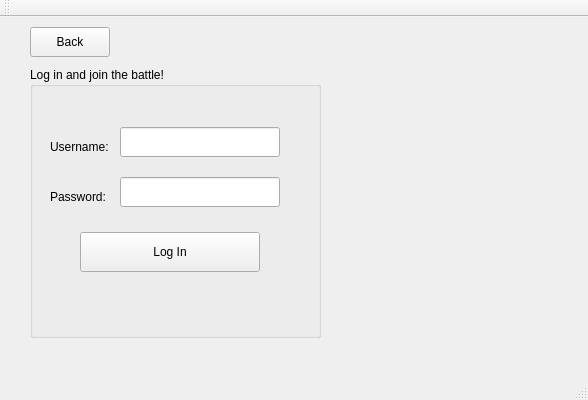
<?xml version="1.0" encoding="UTF-8"?>
<ui version="4.0">
 <class>LogInMenuClass</class>
 <widget class="QMainWindow" name="LogInMenuClass">
  <property name="geometry">
   <rect>
    <x>0</x>
    <y>0</y>
    <width>588</width>
    <height>400</height>
   </rect>
  </property>
  <property name="windowTitle">
   <string>LogInMenu</string>
  </property>
  <widget class="QWidget" name="centralWidget">
   <widget class="QGroupBox" name="groupBox">
    <property name="geometry">
     <rect>
      <x>30</x>
      <y>50</y>
      <width>291</width>
      <height>271</height>
     </rect>
    </property>
    <property name="title">
     <string>Log in and join the battle!</string>
    </property>
    <widget class="QLabel" name="usernameLabel">
     <property name="geometry">
      <rect>
       <x>20</x>
       <y>70</y>
       <width>70</width>
       <height>20</height>
      </rect>
     </property>
     <property name="text">
      <string>Username:</string>
     </property>
    </widget>
    <widget class="QLabel" name="passwordLabel">
     <property name="geometry">
      <rect>
       <x>20</x>
       <y>120</y>
       <width>70</width>
       <height>20</height>
      </rect>
     </property>
     <property name="text">
      <string>Password:</string>
     </property>
    </widget>
    <widget class="QLineEdit" name="usernameLineEdit">
     <property name="geometry">
      <rect>
       <x>90</x>
       <y>60</y>
       <width>160</width>
       <height>30</height>
      </rect>
     </property>
    </widget>
    <widget class="QLineEdit" name="passwordLineEdit">
     <property name="geometry">
      <rect>
       <x>90</x>
       <y>110</y>
       <width>160</width>
       <height>30</height>
      </rect>
     </property>
    </widget>
    <widget class="QPushButton" name="logIn2PushButton">
     <property name="geometry">
      <rect>
       <x>50</x>
       <y>165</y>
       <width>180</width>
       <height>40</height>
      </rect>
     </property>
     <property name="text">
      <string>Log In</string>
     </property>
    </widget>
    <widget class="QLabel" name="errorLabel">
     <property name="geometry">
      <rect>
       <x>20</x>
       <y>220</y>
       <width>251</width>
       <height>31</height>
      </rect>
     </property>
     <property name="text">
      <string/>
     </property>
    </widget>
   </widget>
   <widget class="QLabel" name="LogInImage">
    <property name="geometry">
     <rect>
      <x>350</x>
      <y>70</y>
      <width>211</width>
      <height>251</height>
     </rect>
    </property>
    <property name="text">
     <string/>
    </property>
   </widget>
   <widget class="QPushButton" name="back1PushButton">
    <property name="geometry">
     <rect>
      <x>30</x>
      <y>10</y>
      <width>80</width>
      <height>30</height>
     </rect>
    </property>
    <property name="text">
     <string>Back</string>
    </property>
   </widget>
  </widget>
  <widget class="QToolBar" name="mainToolBar">
   <attribute name="toolBarArea">
    <enum>TopToolBarArea</enum>
   </attribute>
   <attribute name="toolBarBreak">
    <bool>false</bool>
   </attribute>
  </widget>
  <widget class="QStatusBar" name="statusBar"/>
 </widget>
 <layoutdefault spacing="6" margin="11"/>
 <resources/>
 <connections/>
</ui>
